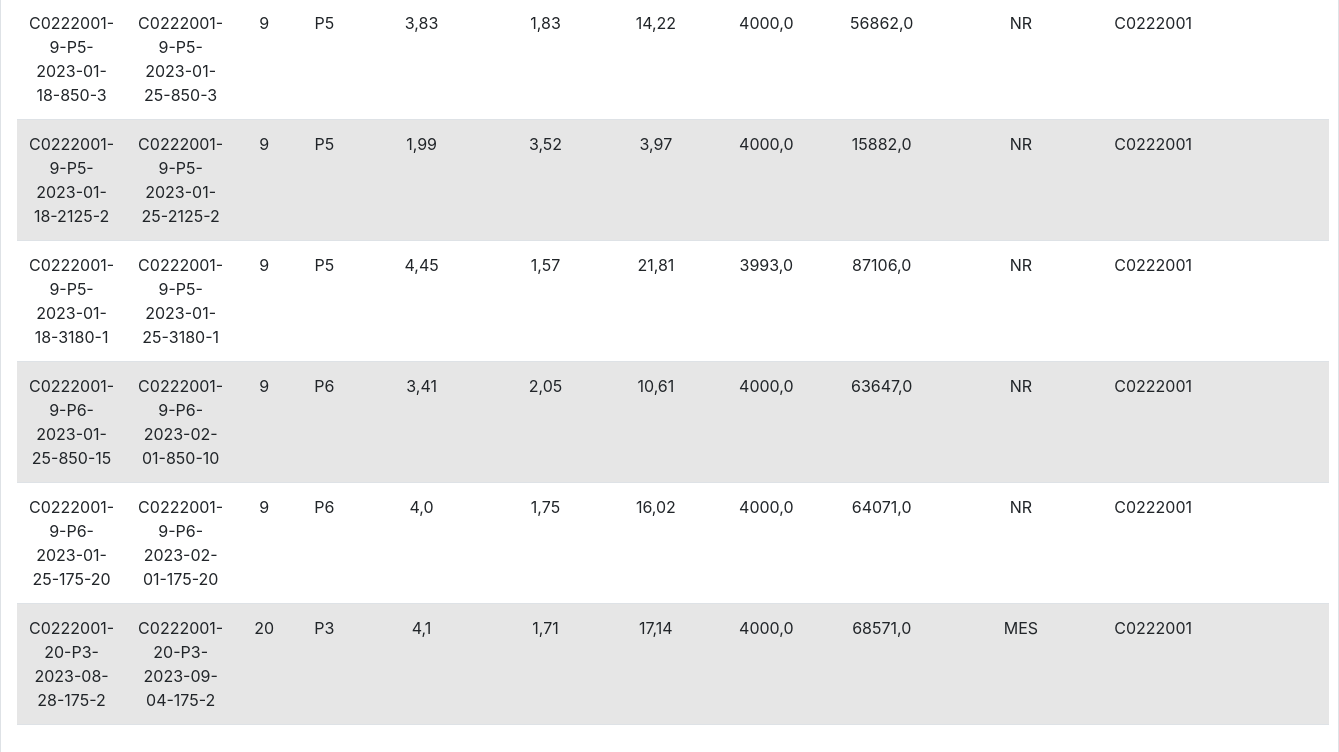
Page /datos/ (signed in, lower part) on the earlier database version.
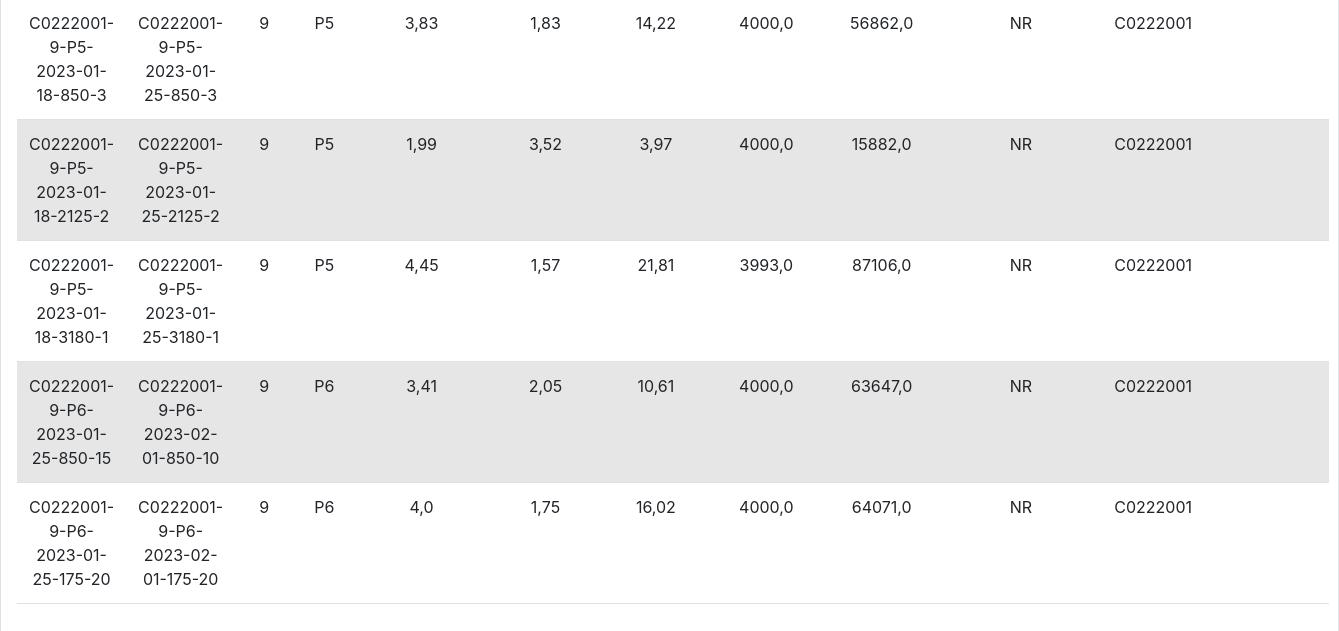
Same page on the later database version.
### formularios/models.py (models this page shows, shortened)
class Dato(models.Model):
    cci = models.CharField(max_length=10 , default="")
    siembra = models.ForeignKey(Siembra, on_delete=models.CASCADE)
    cosecha = models.ForeignKey(Cosecha, on_delete=models.CASCADE)
    loteDatos = models.CharField(default="000", max_length=50)
    pase = models.CharField(default="000", max_length=50)
    densidadCosecha = models.FloatField(default=0.0,  max_length=10)
    densidadSiembra = models.FloatField(default=0.0,  max_length=10)
    medioSiembra = models.CharField(max_length=50 , default="NR", editable=True)
    generaciones = models.FloatField()
    tiempoDuplicacion = models.FloatField()
    relacionExpansion = models.FloatField()
    comentarios = models.CharField(max_length=100 , default="")
    datoId = models.CharField(max_length=50, primary_key=True)

class Siembra(models.Model):
    cci = models.CharField(max_length=10, default="")
    medioSiembra = models.CharField(max_length=50, default="NR", editable=True)
    loteSimbra = models.CharField(max_length=50)
    fechaSiembra = models.DateField()
    paseSiembra = models.CharField(choices=[('P0', 'P0'),('P1', 'P1'), ('P2', 'P2'), ('P3', 'P3'), ('P4', 'P4'), ('P5', 'P5'), ('P6', 'P6'), ('P7', 'P7')] , max_length=10)
    areaFrascosSiembra = models.IntegerField(choices=[(25, 'T25'), (75, 'T75'), (175, 'T175'), (850, 'CR Liso'), (2125, 'CR Corrugado'), (1272, 'CS 2p'), (3180, 'CS 5p'), (6360, 'CS 10p'), (500, 'TripleFlask'),  (0, 'Crioviales')])
    numFrascosSiembra = models.IntegerField()
    numCelulasSembradasXFrasco = models.FloatField()
    densidadSiembra = models.IntegerField()
    siembraId = models.CharField(max_length=50, unique=True, primary_key=True)
    totalSiembra = models.FloatField(max_length=10)
    def __str__(self):
        return self.siembraId

class Cosecha(models.Model):
    cci = models.CharField(max_length=10, default="")
    loteCosecha = models.CharField(default="", max_length=50)
    fechaCosecha = models.DateField()
    paseCosecha = models.CharField(choices=[('P0', 'P0'),('P1', 'P1'), ('P2', 'P2'), ('P3', 'P3'), ('P4', 'P4'), ('P5', 'P5'), ('P6', 'P6'), ('P7', 'P7')] , max_length=10)
    areaFrascosCosecha = models.IntegerField(choices=[(25, 'T25'), (75, 'T75'), (175, 'T175'), (850, 'CR Liso'), (2125, 'CR Corrugado'),(1272, 'CS 2p'), (3180, 'CS 5p'), (6360, 'CS 10p'), (500, 'TripleFlask'), (0, 'Crioviales')])
    numFrascosCosecha = models.IntegerField()
    confluenciaCosecha = models.FloatField()
    tiempoCultivoDias = models.IntegerField()
    numCelulasObtenidas = models.FloatField()
    viabilidadCosecha = models.IntegerField()
    siembra = models.ForeignKey(Siembra, on_delete=models.CASCADE)
    densidadCosecha = models.IntegerField()
    totalObtenidas = models.FloatField()
    cosechaId = models.CharField(max_length=50, unique=True, primary_key=True)
    def __str__(self):
        return self.cosechaId

### formularios/views.py (the view)
# urls.py: path('datos/', views.datos, name='datos'),
@login_required
def datos(request):
    datos = models.Dato.objects.all()
    return render(request, 'formularios/datos.html', {'datos':datos} )

### formularios/templates/formularios/datos.html (shortened to what this page needs)
{% extends 'base.html' %}
{% block content %}
    <table class="table table-striped" id="myTable">
        <tbody>
            {% for i in datos %}
            <tr>
              <td>{{ i.siembra }}</td>
              <td>{{ i.cosecha }}</td>
              <td>{{i.loteDatos}}</td>
              <td>{{ i.pase }}</td>
              <td>{{ i.generaciones }}</td>
              <td>{{i.tiempoDuplicacion}}</td>
              <td>{{i.relacionExpansion}}</td>
              <td>{{i.densidadSiembra}}</td>
              <td>{{i.densidadCosecha}}</td>
              <td>{{i.medioSiembra}}</td>
              <td>{{i.cci}}</td>
              <td>{{i.comentarios}}</td>
            </tr>
          {% endfor %}
    </table>
{% endblock %}

### formularios/templates/base.html (shortened to what this page needs)
<!DOCTYPE html>
<html lang="en">
  <head>
    <link
      href="https://cdn.jsdelivr.net/npm/bootstrap@5.0.0-beta1/dist/css/bootstrap.min.css"
      rel="stylesheet"
    />
    <link
      rel="stylesheet"
      href="https://cdn.jsdelivr.net/npm/sweetalert2@11.1.4/dist/sweetalert2.min.css"
    />
    {% load static %} {% load bootstrap4 %} {% bootstrap_css %}
  </head>
  <body>
    <div class="p-3 my-3 border">{% block content %} {% endblock %}</div>
  </body>
</html>

### formularios/templates/formularios/datos.html (style rules this page uses)
table { margin: 0 auto; text-align: center; }

Differences in the rows shown:
removed Dato: siembra "C0222001-20-P3-2023-08-28-175-2", cosecha "C0222001-20-P3-2023-09-04-175-2", loteDatos "20", pase "P3", generaciones "4,1", tiempoDuplicacion "1,71", relacionExpansion "17,14", densidadSiembra "4000,0", densidadCosecha "68571,0", medioSiembra "MES", cci "C0222001"
